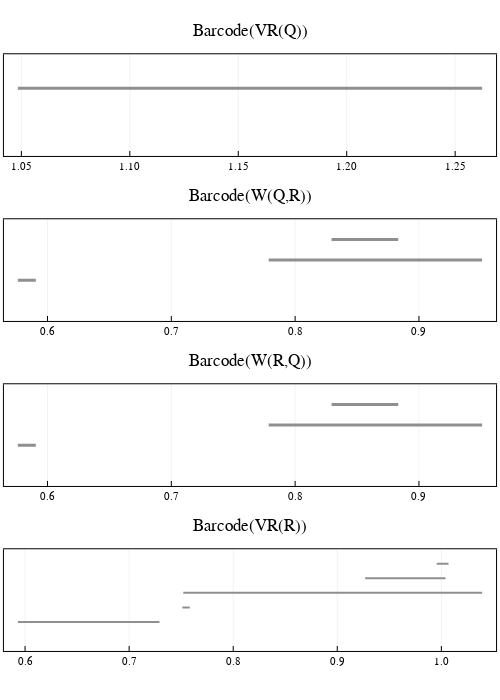

Here is the notebook cell this chart was saved with:
### Code cell
# plot all four barcodes
l = grid(4,1)
p1 = plot_barcode(barcode(VR_Q, dim = 1), lw = 3, title = "Barcode(VR(Q))", titlefontsize = 12)
p2 = plot_barcode(barcode(W_QR["eirene_output"], dim = 1) , lw = 3, title = "Barcode(W(Q,R))", titlefontsize = 12)
p3 = plot_barcode(barcode(W_RQ["eirene_output"], dim = 1) , lw = 3, title = "Barcode(W(R,Q))", titlefontsize = 12)
p4 = plot_barcode(barcode(VR_R, dim = 1), lw = 2, title = "Barcode(VR(R))", titlefontsize = 12)
plot(p1, p2, p3, p4, layout = l, size = (500, 700))

### Figure 1 — Plotly figure (JSON) as saved in the notebook; plotly's stock layout.template omitted (floating-point values rounded to 4 significant figures)
{"data": [{"colorbar": {"title": ""}, "hoverinfo": "text", "legendgroup": "y1", "line": {"color": "rgba(143, 143, 143, 1.000)", "dash": "solid", "shape": "linear", "width": 3}, "mode": "lines", "name": "y1", "showlegend": true, "text": ["class 1", "class 1"], "type": "scatter", "x": [1.048, 1.262], "xaxis": "x1", "y": [1, 1], "yaxis": "y1", "zmax": null, "zmin": null}, {"colorbar": {"title": ""}, "hoverinfo": "text", "legendgroup": "y1", "line": {"color": "rgba(143, 143, 143, 1.000)", "dash": "solid", "shape": "linear", "width": 3}, "mode": "lines", "name": "y1", "showlegend": true, "text": ["class 2", "class 2"], "type": "scatter", "x": [0.5761, 0.5906], "xaxis": "x2", "y": [1, 1], "yaxis": "y2", "zmax": null, "zmin": null}, {"colorbar": {"title": ""}, "hoverinfo": "text", "legendgroup": "y2", "line": {"color": "rgba(143, 143, 143, 1.000)", "dash": "solid", "shape": "linear", "width": 3}, "mode": "lines", "name": "y2", "showlegend": true, "text": ["class 3", "class 3"], "type": "scatter", "x": [0.7787, 0.951], "xaxis": "x2", "y": [2, 2], "yaxis": "y2", "zmax": null, "zmin": null}, {"colorbar": {"title": ""}, "hoverinfo": "text", "legendgroup": "y3", "line": {"color": "rgba(143, 143, 143, 1.000)", "dash": "solid", "shape": "linear", "width": 3}, "mode": "lines", "name": "y3", "showlegend": true, "text": ["class 1", "class 1"], "type": "scatter", "x": [0.8294, 0.8833], "xaxis": "x2", "y": [3, 3], "yaxis": "y2", "zmax": null, "zmin": null}, {"colorbar": {"title": ""}, "hoverinfo": "text", "legendgroup": "y1", "line": {"color": "rgba(143, 143, 143, 1.000)", "dash": "solid", "shape": "linear", "width": 3}, "mode": "lines", "name": "y1", "showlegend": true, "text": ["class 1", "class 1"], "type": "scatter", "x": [0.5761, 0.5906], "xaxis": "x3", "y": [1, 1], "yaxis": "y3", "zmax": null, "zmin": null}, {"colorbar": {"title": ""}, "hoverinfo": "text", "legendgroup": "y2", "line": {"color": "rgba(143, 143, 143, 1.000)", "dash": "solid", "shape": "linear", "width": 3}, "mode": "lines", "name": "y2", "showlegend": true, "text": ["class 3", "class 3"], "type": "scatter", "x": [0.7787, 0.951], "xaxis": "x3", "y": [2, 2], "yaxis": "y3", "zmax": null, "zmin": null}, {"colorbar": {"title": ""}, "hoverinfo": "text", "legendgroup": "y3", "line": {"color": "rgba(143, 143, 143, 1.000)", "dash": "solid", "shape": "linear", "width": 3}, "mode": "lines", "name": "y3", "showlegend": true, "text": ["class 2", "class 2"], "type": "scatter", "x": [0.8294, 0.8833], "xaxis": "x3", "y": [3, 3], "yaxis": "y3", "zmax": null, "zmin": null}, {"colorbar": {"title": ""}, "hoverinfo": "text", "legendgroup": "y1", "line": {"color": "rgba(143, 143, 143, 1.000)", "dash": "solid", "shape": "linear", "width": 2}, "mode": "lines", "name": "y1", "showlegend": true, "text": ["class 2", "class 2"], "type": "scatter", "x": [0.5931, 0.7291], "xaxis": "x4", "y": [1, 1], "yaxis": "y4", "zmax": null, "zmin": null}, {"colorbar": {"title": ""}, "hoverinfo": "text", "legendgroup": "y2", "line": {"color": "rgba(143, 143, 143, 1.000)", "dash": "solid", "shape": "linear", "width": 2}, "mode": "lines", "name": "y2", "showlegend": true, "text": ["class 3", "class 3"], "type": "scatter", "x": [0.7511, 0.7583], "xaxis": "x4", "y": [2, 2], "yaxis": "y4", "zmax": null, "zmin": null}, {"colorbar": {"title": ""}, "hoverinfo": "text", "legendgroup": "y3", "line": {"color": "rgba(143, 143, 143, 1.000)", "dash": "solid", "shape": "linear", "width": 2}, "mode": "lines", "name": "y3", "showlegend": true, "text": ["class 5", "class 5"], "type": "scatter", "x": [0.752, 1.039], "xaxis": "x4", "y": [3, 3], "yaxis": "y4", "zmax": null, "zmin": null}, {"colorbar": {"title": ""}, "hoverinfo": "text", "legendgroup": "y4", "line": {"color": "rgba(143, 143, 143, 1.000)", "dash": "solid", "shape": "linear", "width": 2}, "mode": "lines", "name": "y4", "showlegend": true, "text": ["class 4", "class 4"], "type": "scatter", "x": [0.9268, 1.004], "xaxis": "x4", "y": [4, 4], "yaxis": "y4", "zmax": null, "zmin": null}, {"colorbar": {"title": ""}, "hoverinfo": "text", "legendgroup": "y5", "line": {"color": "rgba(143, 143, 143, 1.000)", "dash": "solid", "shape": "linear", "width": 2}, "mode": "lines", "name": "y5", "showlegend": true, "text": ["class 1", "class 1"], "type": "scatter", "x": [0.9956, 1.007], "xaxis": "x4", "y": [5, 5], "yaxis": "y4", "zmax": null, "zmin": null}], "layout": {"annotations": [{"font": {"color": "rgba(0, 0, 0, 1.000)", "family": "sans-serif", "size": 17}, "rotation": 0, "showarrow": false, "text": "Barcode(VR(Q))", "x": 0.5, "xanchor": "center", "xref": "paper", "y": 1, "yanchor": "top", "yref": "paper"}, {"font": {"color": "rgba(0, 0, 0, 1.000)", "family": "sans-serif", "size": 17}, "rotation": 0, "showarrow": false, "text": "Barcode(W(Q,R))", "x": 0.5, "xanchor": "center", "xref": "paper", "y": 0.75, "yanchor": "top", "yref": "paper"}, {"font": {"color": "rgba(0, 0, 0, 1.000)", "family": "sans-serif", "size": 17}, "rotation": 0, "showarrow": false, "text": "Barcode(W(R,Q))", "x": 0.5, "xanchor": "center", "xref": "paper", "y": 0.5, "yanchor": "top", "yref": "paper"}, {"font": {"color": "rgba(0, 0, 0, 1.000)", "family": "sans-serif", "size": 17}, "rotation": 0, "showarrow": false, "text": "Barcode(VR(R))", "x": 0.5, "xanchor": "center", "xref": "paper", "y": 0.25, "yanchor": "top", "yref": "paper"}], "height": 700, "margin": {"b": 20, "l": 0, "r": 0, "t": 20}, "paper_bgcolor": "rgba(255, 255, 255, 1.000)", "plot_bgcolor": "rgba(255, 255, 255, 1.000)", "showlegend": false, "width": 500, "xaxis1": {"anchor": "y1", "domain": [0.007874, 0.9921], "gridcolor": "rgba(0, 0, 0, 0.100)", "gridwidth": 0.5, "linecolor": "rgba(0, 0, 0, 1.000)", "mirror": true, "range": [1.042, 1.269], "showgrid": true, "showline": true, "showticklabels": true, "tickangle": 0, "tickcolor": "rgb(0, 0, 0)", "tickfont": {"color": "rgba(0, 0, 0, 1.000)", "family": "sans-serif", "size": 11}, "tickmode": "array", "ticks": "inside", "ticktext": ["1.05", "1.10", "1.15", "1.20", "1.25"], "tickvals": [1.05, 1.1, 1.15, 1.2, 1.25], "title": "", "titlefont": {"color": "rgba(0, 0, 0, 1.000)", "family": "sans-serif", "size": 15}, "type": "-", "visible": true, "zeroline": false, "zerolinecolor": "rgba(0, 0, 0, 1.000)"}, "xaxis2": {"anchor": "y2", "domain": [0.007874, 0.9921], "gridcolor": "rgba(0, 0, 0, 0.100)", "gridwidth": 0.5, "linecolor": "rgba(0, 0, 0, 1.000)", "mirror": true, "range": [0.5648, 0.9623], "showgrid": true, "showline": true, "showticklabels": true, "tickangle": 0, "tickcolor": "rgb(0, 0, 0)", "tickfont": {"color": "rgba(0, 0, 0, 1.000)", "family": "sans-serif", "size": 11}, "tickmode": "array", "ticks": "inside", "ticktext": ["0.6", "0.7", "0.8", "0.9"], "tickvals": [0.6, 0.7, 0.8, 0.9], "title": "", "titlefont": {"color": "rgba(0, 0, 0, 1.000)", "family": "sans-serif", "size": 15}, "type": "-", "visible": true, "zeroline": false, "zerolinecolor": "rgba(0, 0, 0, 1.000)"}, "xaxis3": {"anchor": "y3", "domain": [0.007874, 0.9921], "gridcolor": "rgba(0, 0, 0, 0.100)", "gridwidth": 0.5, "linecolor": "rgba(0, 0, 0, 1.000)", "mirror": true, "range": [0.5648, 0.9623], "showgrid": true, "showline": true, "showticklabels": true, "tickangle": 0, "tickcolor": "rgb(0, 0, 0)", "tickfont": {"color": "rgba(0, 0, 0, 1.000)", "family": "sans-serif", "size": 11}, "tickmode": "array", "ticks": "inside", "ticktext": ["0.6", "0.7", "0.8", "0.9"], "tickvals": [0.6, 0.7, 0.8, 0.9], "title": "", "titlefont": {"color": "rgba(0, 0, 0, 1.000)", "family": "sans-serif", "size": 15}, "type": "-", "visible": true, "zeroline": false, "zerolinecolor": "rgba(0, 0, 0, 1.000)"}, "xaxis4": {"anchor": "y4", "domain": [0.007874, 0.9921], "gridcolor": "rgba(0, 0, 0, 0.100)", "gridwidth": 0.5, "linecolor": "rgba(0, 0, 0, 1.000)", "mirror": true, "range": [0.5797, 1.053], "showgrid": true, "showline": true, "showticklabels": true, "tickangle": 0, "tickcolor": "rgb(0, 0, 0)", "tickfont": {"color": "rgba(0, 0, 0, 1.000)", "family": "sans-serif", "size": 11}, "tickmode": "array", "ticks": "inside", "ticktext": ["0.6", "0.7", "0.8", "0.9", "1.0"], "tickvals": [0.6, 0.7, 0.8, 0.9, 1], "title": "", "titlefont": {"color": "rgba(0, 0, 0, 1.000)", "family": "sans-serif", "size": 15}, "type": "-", "visible": true, "zeroline": false, "zerolinecolor": "rgba(0, 0, 0, 1.000)"}, "yaxis1": {"anchor": "x1", "domain": [0.794, 0.9481], "gridcolor": "rgba(0, 0, 0, 0.100)", "gridwidth": 0.5, "linecolor": "rgba(0, 0, 0, 1.000)", "mirror": true, "range": [-1, 2], "showgrid": true, "showline": true, "showticklabels": true, "tickangle": 0, "tickcolor": "rgb(0, 0, 0)", "tickfont": {"color": "rgba(0, 0, 0, 1.000)", "family": "sans-serif", "size": 11}, "tickmode": "array", "ticks": "inside", "ticktext": [], "tickvals": [], "title": "", "titlefont": {"color": "rgba(0, 0, 0, 1.000)", "family": "sans-serif", "size": 15}, "type": "-", "visible": true, "zeroline": false, "zerolinecolor": "rgba(0, 0, 0, 1.000)"}, "yaxis2": {"anchor": "x2", "domain": [0.544, 0.6981], "gridcolor": "rgba(0, 0, 0, 0.100)", "gridwidth": 0.5, "linecolor": "rgba(0, 0, 0, 1.000)", "mirror": true, "range": [-1, 4], "showgrid": true, "showline": true, "showticklabels": true, "tickangle": 0, "tickcolor": "rgb(0, 0, 0)", "tickfont": {"color": "rgba(0, 0, 0, 1.000)", "family": "sans-serif", "size": 11}, "tickmode": "array", "ticks": "inside", "ticktext": [], "tickvals": [], "title": "", "titlefont": {"color": "rgba(0, 0, 0, 1.000)", "family": "sans-serif", "size": 15}, "type": "-", "visible": true, "zeroline": false, "zerolinecolor": "rgba(0, 0, 0, 1.000)"}, "yaxis3": {"anchor": "x3", "domain": [0.294, 0.4481], "gridcolor": "rgba(0, 0, 0, 0.100)", "gridwidth": 0.5, "linecolor": "rgba(0, 0, 0, 1.000)", "mirror": true, "range": [-1, 4], "showgrid": true, "showline": true, "showticklabels": true, "tickangle": 0, "tickcolor": "rgb(0, 0, 0)", "tickfont": {"color": "rgba(0, 0, 0, 1.000)", "family": "sans-serif", "size": 11}, "tickmode": "array", "ticks": "inside", "ticktext": [], "tickvals": [], "title": "", "titlefont": {"color": "rgba(0, 0, 0, 1.000)", "family": "sans-serif", "size": 15}, "type": "-", "visible": true, "zeroline": false, "zerolinecolor": "rgba(0, 0, 0, 1.000)"}, "yaxis4": {"anchor": "x4", "domain": [0.04399, 0.1981], "gridcolor": "rgba(0, 0, 0, 0.100)", "gridwidth": 0.5, "linecolor": "rgba(0, 0, 0, 1.000)", "mirror": true, "range": [-1, 6], "showgrid": true, "showline": true, "showticklabels": true, "tickangle": 0, "tickcolor": "rgb(0, 0, 0)", "tickfont": {"color": "rgba(0, 0, 0, 1.000)", "family": "sans-serif", "size": 11}, "tickmode": "array", "ticks": "inside", "ticktext": [], "tickvals": [], "title": "", "titlefont": {"color": "rgba(0, 0, 0, 1.000)", "family": "sans-serif", "size": 15}, "type": "-", "visible": true, "zeroline": false, "zerolinecolor": "rgba(0, 0, 0, 1.000)"}}}
